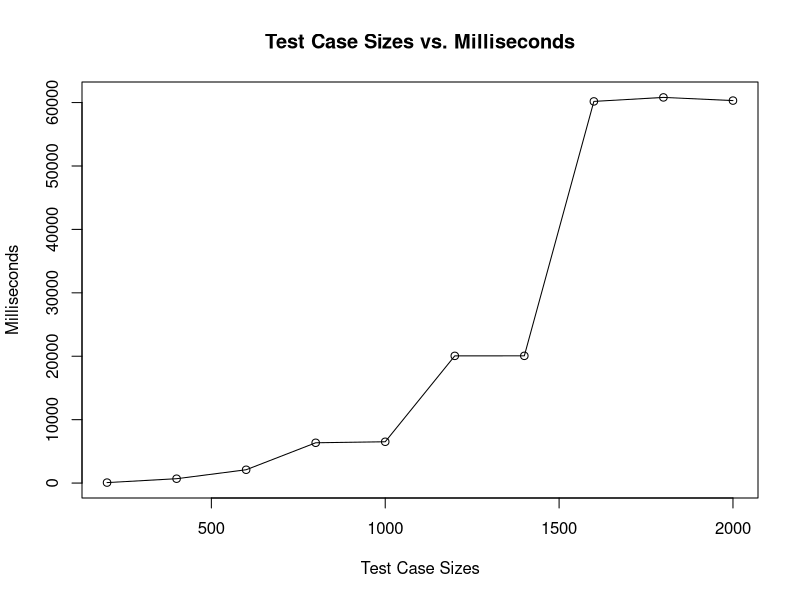

This chart was generated by the following R code:
# Create the data
test_case_sizes <- c(200, 400, 600, 800, 1000, 1200, 1400, 1600, 1800, 2000)
milliseconds <- c(76.27615, 689.775835, 2100.743835, 6354.11386, 6514.340905, 20058.94233, 20063.06538, 60182.29921, 60812.82248, 60311.54698)

# Create a data frame
data <- data.frame(Test_Case_Sizes = test_case_sizes, Milliseconds = milliseconds)

# Print the data frame
print(data)

# Plot the data
plot(data$Test_Case_Sizes, data$Milliseconds, type = "o", 
     xlab = "Test Case Sizes", ylab = "Milliseconds",
     main = "Test Case Sizes vs. Milliseconds")
